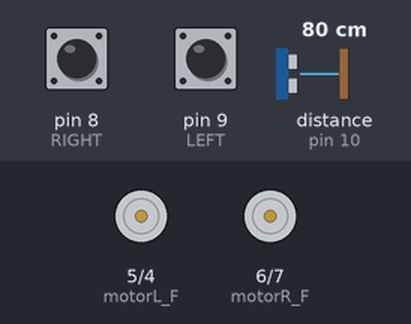
The sketch below on a simulated Arduino Uno, built with avr-gcc and run on an emulated ATmega328P. Shown: motor-driver pin pairs drawn as motors (green arrow = first pin HIGH = forward, orange = second pin HIGH = backward, longer = more drive). Wiring (inferred from the names in the program): ultrasonic range finder: trigger pin 11; echo pin 10. Inputs (shaded band) come from the test bench; at power-on: pin 8 (RIGHT) LOW, pin 9 (LEFT) LOW, distance to the obstacle (sensor on pin 10) 80 cm. The echo pulse lasts 58.3 µs per cm; WiFi joins after 1.5 s; servers stay silent unless stated; random numbers use the default seed unless the sketch sets one; no MQTT or app messages arrive unless stated; what the sketch prints to the serial monitor is not drawn.

Above: at 0.1 s.
At 2.7 s:
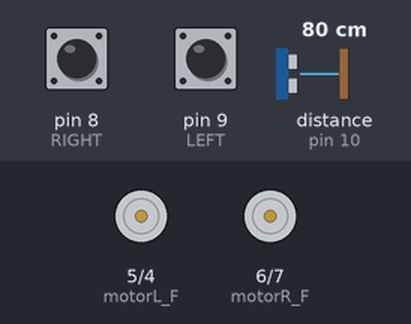
2.8 s: pin 8 (RIGHT) pulled HIGH for 0.15 s
6.3 s: pin 9 (LEFT) pulled HIGH for 1 s
9.8 s: distance to the obstacle (sensor on pin 10) set to 2 cm
11.3 s: distance to the obstacle (sensor on pin 10) set to 9 cm
At 11.61 s:
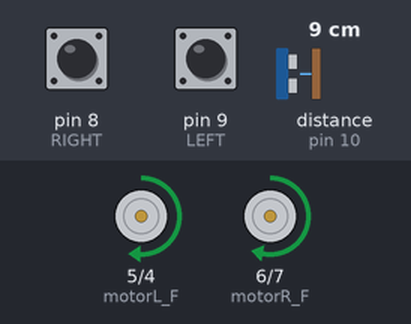
Timing chart, 0 to 22.8 s (numbered marks = the images above; inputs shaded):
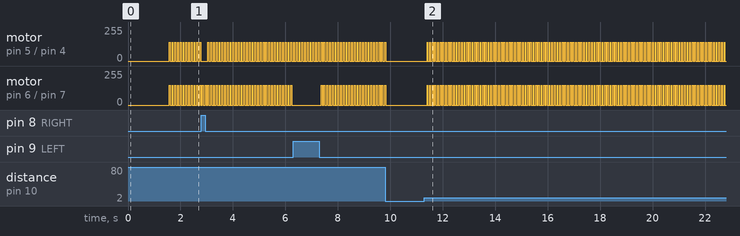

Measured:
- after the input at 11.3 s, motor on pin 5 (motorL_F) / pin 4 (motorL_B): alternates forward 140/255 for 0.03 s and stopped for 0.07 s, starting after 0.10 s; motor on pin 6 (motorR_F) / pin 7 (motorR_B): alternates forward 150/255 for 0.03 s and stopped for 0.07 s, starting after 0.10 s
- by itself, motor on pin 5 (motorL_F) / pin 4 (motorL_B): alternates forward 140/255 for 0.03 s and stopped for 0.08 s
- by itself, motor on pin 6 (motorR_F) / pin 7 (motorR_B): alternates forward 150/255 for 0.03 s and stopped for 0.08 s

The sketch:

motor_AddWIFI.ino
```cpp
#include <WiFiEspAT.h>
#include <PubSubClient.h>
#include <SoftwareSerial.h>


// 라인트레이서 센서
#define LEFT 9
#define RIGHT 8

// 모터드라이버 PWR
#define motorR_F 6   //A-1A (PWM)
#define motorR_B 7 //A-1B
#define motorL_F 5    //B-1A (PWM)
#define motorL_B 4  //B-1B

#define ECHO 10
#define TRIG 11

#define routeDelay 2000
/////wifi
// 📡 ESP8266 AT용 소프트웨어 시리얼
SoftwareSerial espSerial(2, 3); // RX, TX (ESP8266 연결 핀)

// 📶 Wi-Fi 정보
const char* ssid = "KOSTA_1Class_2.4G";
const char* password = "kosta1001";

// 🧠 라즈베리파이의 MQTT 브로커 IP
const char* mqttServer = "192.168.0.6";
const int mqttPort = 1883;
const char* mqttTopic = "test/arduino_main";

//wifi
// 🌐 클라이언트 객체
WiFiClient espClient;
PubSubClient client(espClient);

void turnPoint(String a);

// 📨 MQTT 메시지 수신 콜백
void callback(char* topic, byte* payload, unsigned int length) {
  Serial.print("[📥 MQTT 수신] 토픽: ");
  Serial.print(topic);
  Serial.print(" | 메시지: ");


  String message = "";

  for (unsigned int i = 0; i < length; i++) {
    char c = (char)payload[i];
    Serial.print(c);
    message += c;
  }

  Serial.println();

  turnPoint(message);
}

// 🔁 MQTT 브로커 연결 함수
void connectMQTT() {
  while (!client.connected()) {
    Serial.print("MQTT 연결 시도...");

    String clientId = "arduinoClient-";
    clientId += String(random(0xffff), HEX);

    if (client.connect(clientId.c_str())) {
      Serial.println("성공!");
      client.subscribe(mqttTopic);  // 토픽 구독
    } else {
      Serial.print("실패, rc=");
      Serial.println(client.state());
      delay(2000);
    }
  }
}
//////

int default_speedR = 150;
int default_speedL = 140;
int cnt=0;

long duration;
double distance;

void set_motorR_speed(int n);
void set_motorL_speed(int n);
void turnR();
void turnL();
void goStr();
void goBack();

void turnPoint(String a);
void routeR();
void routeL();
void routeS();

void setup() {
  // put your setup code here, to run once:


  Serial.begin(9600);
  pinMode(motorR_F, OUTPUT);
  pinMode(motorL_F, OUTPUT);

  pinMode(motorR_B, OUTPUT);
  pinMode(motorL_B, OUTPUT);

  pinMode(LEFT, INPUT);
  pinMode(RIGHT, INPUT);

  pinMode(TRIG, OUTPUT);
  pinMode(ECHO, INPUT);

  espSerial.begin(9600);     // ESP8266 시리얼
  WiFi.init(&espSerial);     // WiFiEspAT 초기화

  // Wi-Fi 연결
  Serial.println("Wi-Fi 연결 시도 중...");
  WiFi.begin(ssid, password);
  while (WiFi.status() != WL_CONNECTED) {
    delay(1000);
    Serial.print(".");
  }
  Serial.println("\n✅ Wi-Fi 연결 완료!");
  Serial.print("📡 IP 주소: ");
  Serial.println(WiFi.localIP());

  // MQTT 브로커 설정 및 연결
  client.setServer(mqttServer, mqttPort);
  client.setCallback(callback);
  connectMQTT();

  Serial.println("💬 MQTT 메시지 발행 준비 완료!");

}

bool goLeft, goRight;

void loop() {
  goLeft = digitalRead(RIGHT);
  goRight =digitalRead(LEFT);

  digitalWrite(TRIG, HIGH);
  delayMicroseconds(10);
  digitalWrite(TRIG, LOW);
  duration = pulseIn(ECHO, HIGH);
  if(duration == 0){
    return;
  }

  distance = duration /58;

  if(distance <=6){
    stop(100);
    return;
  }

  if(goLeft==HIGH && goRight ==LOW){

    turnL();
  }

  else if(goRight==HIGH && goLeft ==LOW){
    turnR();
  }
  else{
    goStr();
  }
  delay(30);
  stop(70);


  if(cnt%20==0){
    if (!client.connected()) {
      connectMQTT();
    }
    client.loop();
  }

  //delay(1000);
  cnt++;
}

void turnR(){
  analogWrite(motorL_F, default_speedL);
  analogWrite(motorR_F,0);
  analogWrite(motorL_B, 0);
  analogWrite(motorR_B,0);
}

void turnL(){
  analogWrite(motorL_F, 0);
  analogWrite(motorR_F,default_speedR);
  analogWrite(motorL_B,0);
  analogWrite(motorR_B,0);
}

void goStr(){
  analogWrite(motorL_F, default_speedL);
  analogWrite(motorL_B, 0);
  analogWrite(motorR_F,default_speedR);
  analogWrite(motorR_B,0);
}

void stop(int time){
  analogWrite(motorL_F,0);
  analogWrite(motorR_F,0);
  analogWrite(motorL_B,0);
  analogWrite(motorR_B,0);
  delay(time);
}

void goBack(){
  analogWrite(motorL_F, 0);
  analogWrite(motorL_B, default_speedL);
  analogWrite(motorR_F,0);
  analogWrite(motorR_B,default_speedR);

}

void turnPoint(String a)
{
  bool sensor;
  if(digitalRead(LEFT)==HIGH && digitalRead(RIGHT)==HIGH){
    sensor == true;
  }else{
    sensor = false;
  }
  if(sensor == true){
    if(a=="0"){
      routeL();
    }else if(a=="1"){
      routeS();
    }
    else if(a=="2"){
      routeR();
    }
  }
}

void routeR()
{
  turnR();
  delay(routeDelay);
}

void routeL()
{
  turnL();
  delay(routeDelay);
}

void routeS()
{
  goStr();
  delay(routeDelay);
}
```
